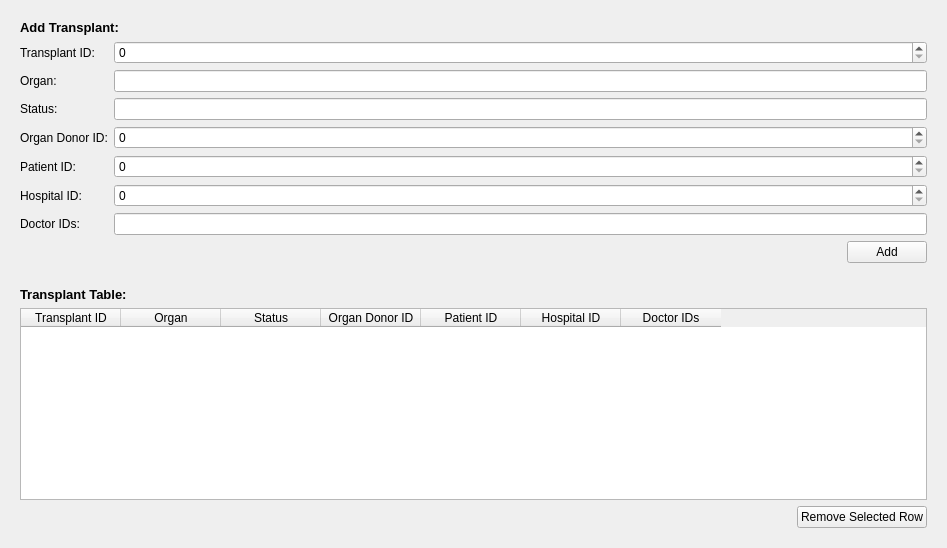
          <widget class="QWidget" name="transplant_tab">
           <attribute name="title">
            <string>Transplant</string>
           </attribute>
           <layout class="QGridLayout" name="gridLayout_42">
            <item row="0" column="0">
             <widget class="QWidget" name="add_transplant_widget" native="true">
              <layout class="QGridLayout" name="gridLayout_40">
               <item row="6" column="1">
                <widget class="QSpinBox" name="transplant_patient_id_spin_box">
                 <property name="maximum">
                  <number>2147483647</number>
                 </property>
                </widget>
               </item>
               <item row="7" column="1">
                <widget class="QSpinBox" name="transplant_hospital_id_spin_box">
                 <property name="maximum">
                  <number>2147483647</number>
                 </property>
                </widget>
               </item>
               <item row="2" column="0">
                <widget class="QLabel" name="transplant_organ_lbl">
                 <property name="text">
                  <string>Organ:</string>
                 </property>
                </widget>
               </item>
               <item row="0" column="0" colspan="2">
                <widget class="QLabel" name="add_transplant_lbl">
                 <property name="font">
                  <font>
                   <pointsize>10</pointsize>
                   <weight>75</weight>
                   <bold>true</bold>
                  </font>
                 </property>
                 <property name="text">
                  <string>Add Transplant:</string>
                 </property>
                </widget>
               </item>
               <item row="7" column="0">
                <widget class="QLabel" name="transplant_hospital_id_lbl">
                 <property name="text">
                  <string>Hospital ID:</string>
                 </property>
                </widget>
               </item>
               <item row="1" column="0">
                <widget class="QLabel" name="transplant_id_lbl">
                 <property name="text">
                  <string>Transplant ID:</string>
                 </property>
                </widget>
               </item>
               <item row="3" column="0">
                <widget class="QLabel" name="transplant_status_lbl">
                 <property name="text">
                  <string>Status:</string>
                 </property>
                </widget>
               </item>
               <item row="2" column="1">
                <widget class="QLineEdit" name="transplant_organ_line_edit"/>
               </item>
               <item row="1" column="1">
                <widget class="QSpinBox" name="transplant_id_spin_box">
                 <property name="maximum">
                  <number>2147483647</number>
                 </property>
                </widget>
               </item>
               <item row="3" column="1">
                <widget class="QLineEdit" name="transplant_status_line_edit"/>
               </item>
               <item row="9" column="1">
                <widget class="QWidget" name="widget_6" native="true">
                 <layout class="QGridLayout" name="gridLayout_41">
                  <property name="leftMargin">
                   <number>0</number>
                  </property>
                  <property name="topMargin">
                   <number>0</number>
                  </property>
                  <property name="rightMargin">
                   <number>0</number>
                  </property>
                  <property name="bottomMargin">
                   <number>0</number>
                  </property>
                  <item row="0" column="1">
                   <widget class="QPushButton" name="add_transplant_push_btn">
                    <property name="text">
                     <string>Add</string>
                    </property>
                   </widget>
                  </item>
                  <item row="0" column="0">
                   <spacer name="horizontalSpacer_12">
                    <property name="orientation">
                     <enum>Qt::Horizontal</enum>
                    </property>
                    <property name="sizeHint" stdset="0">
                     <size>
                      <width>40</width>
                      <height>20</height>
                     </size>
                    </property>
                   </spacer>
                  </item>
                 </layout>
                </widget>
               </item>
               <item row="4" column="0">
                <widget class="QLabel" name="transplant_organ_donor_id_lbl">
                 <property name="text">
                  <string>Organ Donor ID:</string>
                 </property>
                </widget>
               </item>
               <item row="4" column="1">
                <widget class="QSpinBox" name="transplant_organ_donor_id_spin_box">
                 <property name="maximum">
                  <number>2147483647</number>
                 </property>
                </widget>
               </item>
               <item row="6" column="0">
                <widget class="QLabel" name="transplant_patient_id_lbl">
                 <property name="text">
                  <string>Patient ID:</string>
                 </property>
                </widget>
               </item>
               <item row="8" column="0">
                <widget class="QLabel" name="transplant_doctor_ids_lbl">
                 <property name="text">
                  <string>Doctor IDs:</string>
                 </property>
                </widget>
               </item>
               <item row="8" column="1">
                <widget class="QLineEdit" name="transplant_doctor_ids_line_edit"/>
               </item>
              </layout>
             </widget>
            </item>
            <item row="1" column="0">
             <widget class="QWidget" name="transplant_table_widget" native="true">
              <layout class="QGridLayout" name="gridLayout_39">
               <property name="leftMargin">
                <number>9</number>
               </property>
               <property name="topMargin">
                <number>9</number>
               </property>
               <property name="rightMargin">
                <number>9</number>
               </property>
               <property name="bottomMargin">
                <number>9</number>
               </property>
               <item row="2" column="0">
                <spacer name="horizontalSpacer_11">
                 <property name="orientation">
                  <enum>Qt::Horizontal</enum>
                 </property>
                 <property name="sizeHint" stdset="0">
                  <size>
                   <width>771</width>
                   <height>20</height>
                  </size>
                 </property>
                </spacer>
               </item>
               <item row="0" column="0">
                <widget class="QLabel" name="transplant_table_lbl">
                 <property name="font">
                  <font>
                   <pointsize>10</pointsize>
                   <weight>75</weight>
                   <bold>true</bold>
                  </font>
                 </property>
                 <property name="text">
                  <string>Transplant Table:</string>
                 </property>
                </widget>
               </item>
               <item row="2" column="1">
                <widget class="QPushButton" name="remove_transplant_push_btn">
                 <property name="text">
                  <string>Remove Selected Row</string>
                 </property>
                </widget>
               </item>
               <item row="1" column="0" colspan="2">
                <widget class="QTableWidget" name="transplant_table">
                 <property name="editTriggers">
                  <set>QAbstractItemView::NoEditTriggers</set>
                 </property>
                 <property name="selectionMode">
                  <enum>QAbstractItemView::SingleSelection</enum>
                 </property>
                 <property name="selectionBehavior">
                  <enum>QAbstractItemView::SelectRows</enum>
                 </property>
                 <column>
                  <property name="text">
                   <string>Transplant ID</string>
                  </property>
                 </column>
                 <column>
                  <property name="text">
                   <string>Organ</string>
                  </property>
                 </column>
                 <column>
                  <property name="text">
                   <string>Status</string>
                  </property>
                 </column>
                 <column>
                  <property name="text">
                   <string>Organ Donor ID</string>
                  </property>
                 </column>
                 <column>
                  <property name="text">
                   <string>Patient ID</string>
                  </property>
                 </column>
                 <column>
                  <property name="text">
                   <string>Hospital ID</string>
                  </property>
                 </column>
                 <column>
                  <property name="text">
                   <string>Doctor IDs</string>
                  </property>
                 </column>
                </widget>
               </item>
              </layout>
             </widget>
            </item>
           </layout>
          </widget>
